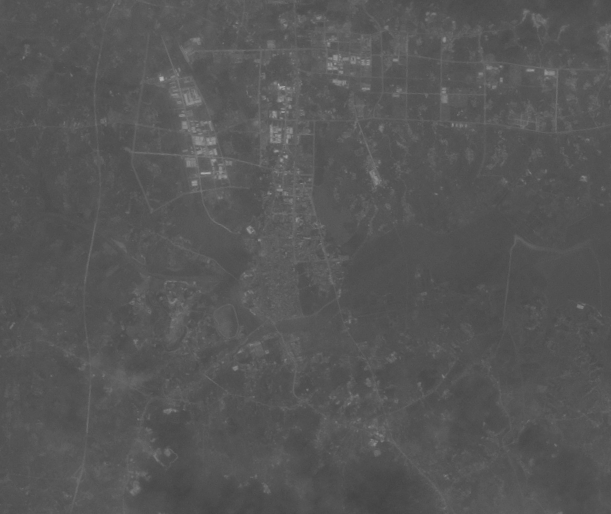
//> input picture Index/Index/tm/tm1.tif, 611 x 514 px; the run also reads 2 pictures not shown here
$ ./Index   (built with g++ and OpenCV 4)
//> lines starting //> are read from the running program, lines starting //| are printed output that depends on the picture; after the words box and inside, x2 and y2 are one past the last pixel; in counts of white or black regions, pixels touching at a corner belong together
### Index/Index/RS_Image_Index.h
#include<opencv2/highgui.hpp>
#include<opencv2/core.hpp>

#include<stdio.h>
#include <iostream>
#include<string>

#define Plant 0
#define Water 1
#define Buliding 2
using namespace std;
using namespace cv;

Mat Color(Mat Index,int type);//伪彩色化
Mat ColorRGB(Mat b, Mat g, Mat r);//真彩色合成
Mat Binary(Mat Index);//二值化
Mat RVI(Mat Rn, Mat Rr);//比值植被指数
Mat Normalize(Mat s1, Mat s2);//NDVI植被归一化指数、NDWI归一化水体指数、NDBI归一化裸地指数
Mat SAVI(Mat Rn, Mat Rr);//土壤调节植被指数、NDWI归一化水体指数
Mat AWEI(Mat G, Mat nR, Mat mR, Mat dR);//自动水体提取指数
Mat IBI(Mat NDBI, Mat SAVI, Mat NDWI);//建筑用地指数

### Index/Index/RS_Image_Index.cpp
#include "RS_Image_Index.h"

Mat Color(Mat Index,int type)//伪彩色化
{
	Mat Img(Index.size(), CV_8UC3);
	if (type == Plant)
	{
		for (int i = 0; i < Index.rows; i++)
		{
			for (int j = 0; j < Index.cols; j++)
			{
				if (Index.at<double>(i, j) > 0)
				{
					Img.at<Vec3b>(i, j)[0] = 0;
					Img.at<Vec3b>(i, j)[1] = saturate_cast<uchar>(Index.at<double>(i, j) * 255);   //添加绿色;
					Img.at<Vec3b>(i, j)[2] = 0;
				}
				else
				{

					Img.at<Vec3b>(i, j)[0] = 0;
					Img.at<Vec3b>(i, j)[1] = 0;
					Img.at<Vec3b>(i, j)[2] = 0;
				}
			}
		}
	}
	else if (type == Water)
	{
		for (int i = 0; i < Index.rows; i++)
			for (int j = 0; j < Index.cols; j++)
			{
				if (Index.at<double>(i, j) > 0)
				{
					Img.at<Vec3b>(i, j)[0] = saturate_cast<uchar>(Index.at<double>(i, j) * 255);  //添加蓝色
					Img.at<Vec3b>(i, j)[1] = 0;
					Img.at<Vec3b>(i, j)[2] = 0;
				}
				else
				{
					Img.at<Vec3b>(i, j)[0] = 0;
					Img.at<Vec3b>(i, j)[1] = 0;
					Img.at<Vec3b>(i, j)[2] = 0;
				}
			}
	}
	else if (type == Buliding)
	{
		for (int i = 0; i < Index.rows; i++)
			for (int j = 0; j < Index.cols; j++)
			{
				if (Index.at<double>(i, j) > 0)
				{
					Img.at<Vec3b>(i, j)[0] = 0;
					Img.at<Vec3b>(i, j)[1] = saturate_cast<uchar>(Index.at<double>(i, j) * 255);  //添加黄色
					Img.at<Vec3b>(i, j)[2] = saturate_cast<uchar>(Index.at<double>(i, j) * 255);
				}
				else
				{
					Img.at<Vec3b>(i, j)[0] = 0;
					Img.at<Vec3b>(i, j)[1] = 0;
					Img.at<Vec3b>(i, j)[2] = 0;
				}
			}
	}
	return Img;
}

Mat ColorRGB(Mat b, Mat g, Mat r)
{

	Mat img(b.size(), CV_8UC3);

	// [7 lines of commented-out code are left out]
	Mat channel[3] = { b,g,r };

	merge(channel, 3, img);


	//彩色化
	//CV_64FC1
	//CV_8UC3

	return img;
}

Mat Binary(Mat Index)
{
	Mat out(Index.size(), CV_8UC1);

	double temp = 0;
	double max = 0;
	double min = 255;

	//最大类间误差法

	//灰度拉伸 从0-255
	for (int i = 0; i < Index.rows; i++)
		for (int j = 0; j < Index.cols; j++)
		{
			temp = Index.at<double>(i, j);
			if (temp > max)
			{
				max = temp;
			}
			if (temp < min)
			{
				min = temp;
			}
		}
	double scale = 255 / (max - min);

	for (int i = 0; i <Index.rows; i++)
		for (int j = 0; j < Index.cols; j++)
		{
			out.at<uchar>(i, j) = (unsigned char)((int)((Index.at<double>(i, j) - min) * scale));
		}

	//动态计算阈值
	int thre = 0;
	double f1 = 0; double f2 = 0;         //前后景灰度频数
	double s_temp = 0; double s = 0;     //方差
	double avg1 = 0; double avg2 = 0;    //前后景分别均值

	for (int t = 0; t < 256; t++)          //找每一个阈值
	{
		f1 = 0;
		f2 = 0;
		avg1 = 0;
		avg2 = 0;

		for (int i = 0; i < out.rows; i++)
			for (int j = 0; j < out.cols; j++)
			{
				int val = (int)(out.at<uchar>(i, j));
				if (val < t)
				{
					f1++;
					avg1 += val;
				}
				else
				{
					f2++;
					avg2 += val;
				}
			}
		avg1 /= f1;
		avg2 /= f2;
		s_temp = f1 * f2 * pow((avg1 - avg2), 2) / pow((out.rows - out.cols), 2);

		if (s_temp > s)    //找到动态规划后的阈值
		{
			thre = t;
			s = s_temp;
		}
	}

	Mat res(out.size(), out.type());

	//二值化
	for (int i = 0; i < res.rows; i++)
		for (int j = 0; j < res.cols; j++)
		{
			int val = (int)(out.at<uchar>(i, j));
			if (val > thre)
			{
				res.at<uchar>(i, j) = 255;
			}
			else
			{
				res.at<uchar>(i, j) = 0;
			}
		}

	return res;
}

Mat RVI(Mat Rn, Mat Rr)
{
	//Rn 近红外波段
	//Rr 红波段
	//RVI=Rn/Rr
	Mat Ratio(Rn.size(), CV_64FC1);
	divide(Rn, Rr, Ratio);//相除
	Ratio.convertTo(Ratio, CV_64FC1);//转换格式 防止double类型丢失
	return Ratio;
}


Mat Normalize(Mat s1, Mat s2)//NDVI植被归一化指数、NDWI归一化水体指数、NDBI归一化裸地指数
{
	//NDVI
	//NIR 近红外波段
	//R 红光波段
	//NDVI=(NIR-R)/(NIR+R)

	//NDWI
	//G 绿波段
	//nR 近红外波段
	//NDWI=(G-nR)/(G+nR)

	//NDBI
	//mR 中红外波段
	//nR 近红外波段
	//NDBI=(mR-nR)/(mR+nR)


	Mat m(s1.size(), CV_64FC1);   //分子
	Mat n(s2.size(), CV_64FC1);   //分母

	subtract(s1, s2, m);
	add(s1, s2, n);

	Mat NDVI(s1.size(), CV_64FC1);    //计算得到的指数 用double存储

	m.convertTo(m, CV_64FC1);   //运算会导致类型不为double
	n.convertTo(n, CV_64FC1);   // 此处进行强制转换

	divide(m, n, NDVI);


	return NDVI;
}

#define L 0.5
Mat SAVI(Mat Rn, Mat Rr)//土壤调节植被指数
{
	//Rn近红外波段
	//Rr红光波段
	//SAVI=(Rn-Rr)(1+L)/(Rn+Rr+L)  (取 L=0.5)

	Mat SAVI(Rn.size(), CV_64FC1);
	Mat m(Rn.size(), CV_64FC1);   //分子
	Mat n(Rn.size(), CV_64FC1);   //分母
	subtract(Rn , Rr,m);
	m.convertTo(m, CV_64FC1);
	multiply(m, 1 + L, m);

	add(Rn, Rr, n);
	add(n, L, n);
	n.convertTo(n, CV_64FC1);

	divide(m, n, SAVI);
	SAVI.convertTo(SAVI, CV_64FC1);
	return SAVI;
}

Mat AWEI(Mat G, Mat nR, Mat mR, Mat dR) {
	//自动水体提取指数
	//G 绿光
	//nR 近红外波段
	//mR 中红外波段
	//dR 远红外波段
	//AWEI=4(G-mR)/(0.25nR+2.75dR)

	Mat m(G.size(), CV_64FC1);//分子
	Mat n(G.size(), CV_64FC1);//分母
	Mat t(G.size(), CV_64FC1);

	nR.convertTo(nR, CV_64FC1);
	dR.convertTo(nR, CV_64FC1);

	subtract(G, mR, m);
	multiply(m, 4, m);
	m.convertTo(m, CV_64FC1);

	multiply(nR, 0.25, n);
	multiply(dR, 2.75, t);
	n.convertTo(n, CV_64FC1);
	t.convertTo(t, CV_64FC1);
	add(n, t, n);
	n.convertTo(n, CV_64FC1);

	Mat img(G.size(), CV_64FC1);
	divide(m, n, img);
	img.convertTo(img, CV_64FC1);
	return img;
}
Mat IBI(Mat NDBI, Mat SAVI, Mat NDWI) {
	//建筑用地指数
	//NDBI归一化建筑指数
	//SAVI土壤调节植被指数
	//NDWI归一化水体指数
	//IBI=(NDBI-(SAVI+NDWI)/2)/(NDBI+(SAVI+NDWI)/2）
	Mat m(NDBI.size(), CV_64FC1);
	add(SAVI, NDWI, m);
	divide(m, 2, m);
	m.convertTo(m, CV_64FC1);

	Mat img = Normalize(NDBI, m);

	return img;
}

### Index/Index/Index.cpp
// Index.cpp : 此文件包含 "main" 函数。程序执行将在此处开始并结束。


#include<opencv2/highgui/highgui.hpp>
#include<opencv2/core/core.hpp>
#include<stdio.h>
#include <iostream>
#include<string>
#include"RS_Image_Index.h"

using namespace std;
using namespace cv;

//求遥感图像地物指数程序
#define Plant 0
#define Water 1
#define Buliding 2

int main()
{
	Mat img_b, img_g, img_r, img_nR, img_mR, img_dR;//波段
	//读取图像
	printf_s("正在读取图像……\n");
	img_b = imread("./tm/tm1.tif", 0);	//蓝波段
//> img_b is the input picture: 514 rows x 611 cols, CV_8UC1; min 66, max 176, mean 86.1
	img_g = imread("./tm/tm2.tif", 0);//绿波段
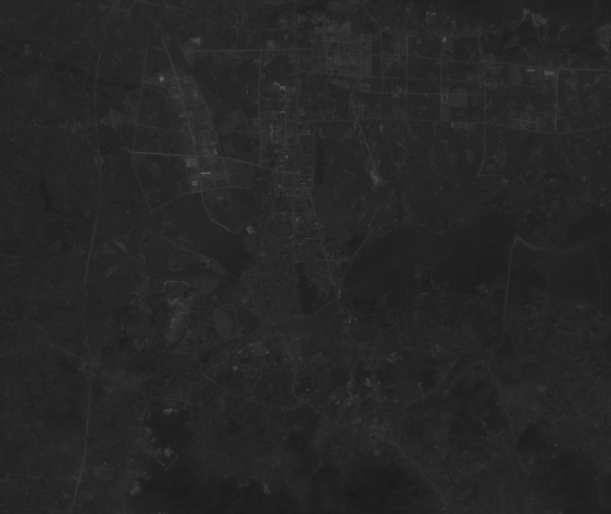
//> input picture Index/Index/tm/tm2.tif, 611 x 514 px
//> img_g is the input picture: 514 rows x 611 cols, CV_8UC1; min 25, max 97, mean 38.4
	img_r = imread("./tm/tm3.tif", 0);//红波段
	img_nR = imread("./tm/tm4.tif", 0);//近红外波段
	img_mR = imread("./tm/tm5.tif", 0);//中红外波段
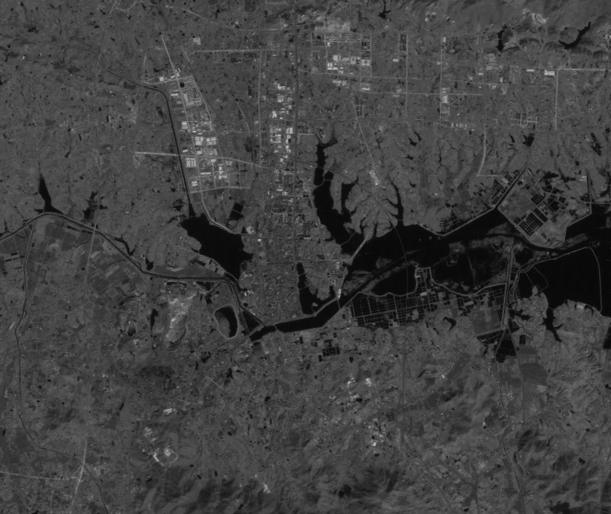
//> input picture Index/Index/tm/tm5.tif, 611 x 514 px
//> img_mR is the input picture: 514 rows x 611 cols, CV_8UC1; min 3, max 199, mean 64.3
	img_dR = imread("./tm/tm6.tif", 0);//远红外波段
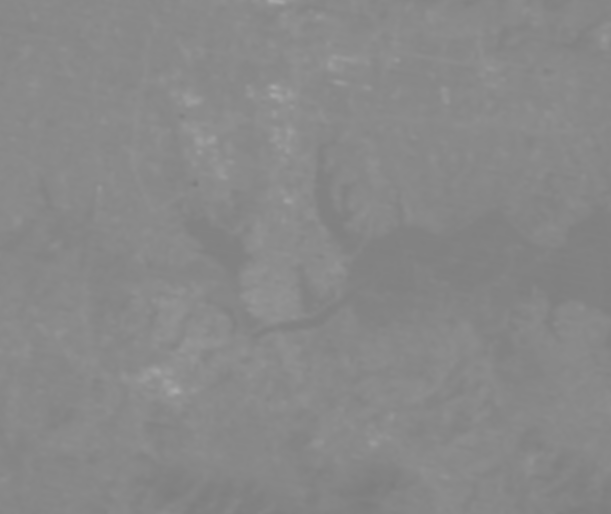
//> input picture Index/Index/tm/tm6.tif, 611 x 514 px
//> img_dR is the input picture: 514 rows x 611 cols, CV_8UC1; min 125, max 170, mean 136.5


	//植被
	//RVI比值植被指数
	printf_s("等待RVI比值植被指数处理……\n");
	Mat mRVI =RVI(img_nR,img_r );
	Mat color_RVI = Color(mRVI,Plant);//伪彩色化(绿色）
//> after the loop in Color, `for (int i = 0; i < Index.rows; i++)`:
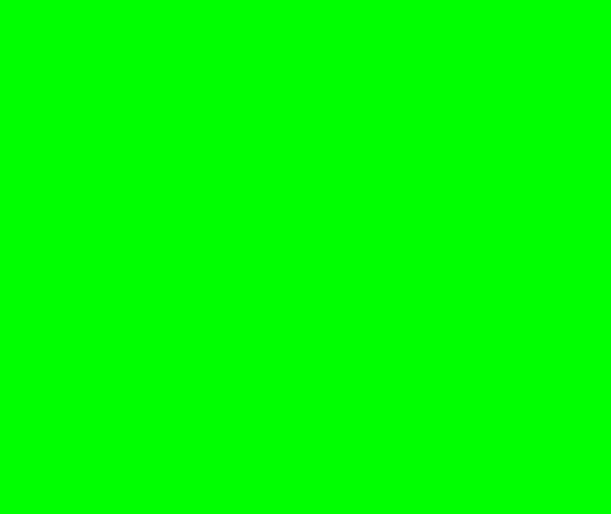
//> Img: 514 rows x 611 cols, CV_8UC3; mean B, G, R 0, 255, 0
	Mat Binary_RVI = Binary(mRVI);//二值化
//> the loop in Binary, `for (int i = 0; i < Index.rows; i++)` made 514 passes
//> temp on passes 1 to 3: 3, 3, 3
//> after the loop in Binary, `for (int i = 0; i < Index.rows; i++)`: temp = 2; max = 4; min = 1
//> in Binary, `double scale = 255 / (max - min);`: scale = 85
//> the loop in Binary, `for (int t = 0; t < 256; t++)` made 256 passes
//> (f1, avg1, f2, avg2, s) on pass 2: (115881, 0, 198173, 89.23, 1.94e+10)
//> after the loop in Binary, `for (int t = 0; t < 256; t++)`: f1 = 314033; f2 = 21; avg1 = 56.29; avg2 = 255; thre = 1; s = 1.94e+10
//> after the loop in Binary, `for (int i = 0; i < res.rows; i++)`:
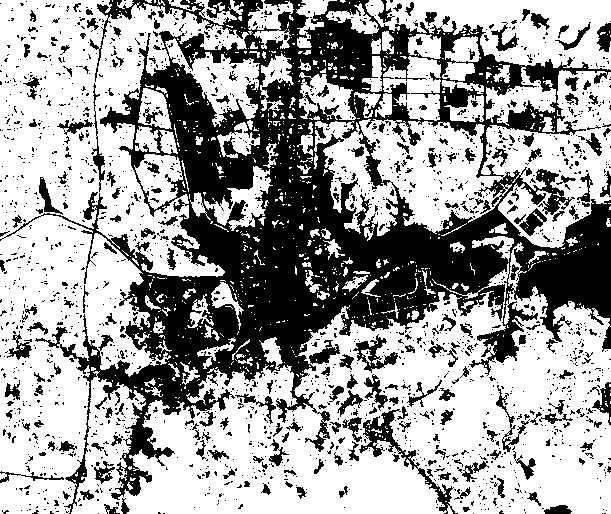
//> res: 514 rows x 611 cols, CV_8UC1; 63.1% white; 1922 black regions (1693 under 20 px), largest, box (x1, y1, x2, y2) and area: (0, 0, 611, 514) 91681, (359, 409, 458, 514) 1382, (353, 334, 398, 373) 599
	/*imshow("比值植被指数_伪彩色", color_RVI);*/
	imshow("比值植被指数_二值化", Binary_RVI);
	waitKey(0);
	imwrite("./Output_Img/比值植被指数_二值化.jpg", Binary_RVI);
	/*imwrite("./Output_Img/比值植被指数_伪彩色.jpg", color_RVI);*/

	//NDVI归一化植被指数
	printf_s("等待NDVI归一化植被指数处理……\n");
	Mat mNDVI = Normalize(img_nR, img_r);
	Mat color_NDVI = Color(mNDVI,Plant);//伪彩色化(绿色）
//> call 2 of Color, with type = 0
//> after the loop in Color (call 2), `for (int i = 0; i < Index.rows; i++)`:
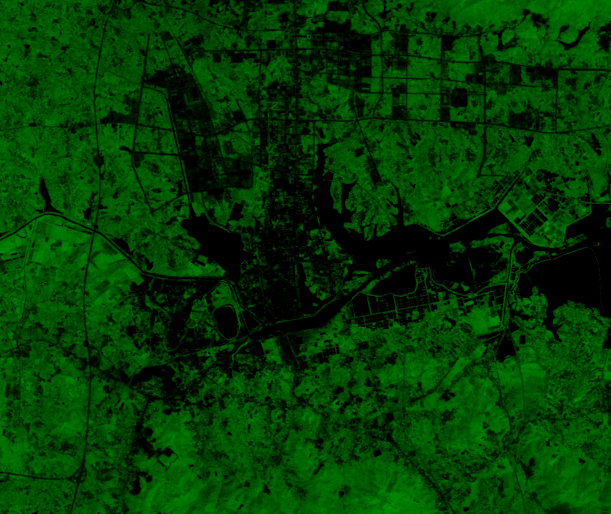
//> Img: 514 rows x 611 cols, CV_8UC3; mean B, G, R 0, 58.4, 0
	Mat Binary_NDVI = Binary(mNDVI);//二值化
//> the loop in Binary (call 2), `for (int i = 0; i < Index.rows; i++)` made 514 passes
//> (temp, max) on passes 1 to 3: (0.481, 0.508), (0.451, 0.514), (0.448, 0.521)
	imshow("归一化植被指数_伪彩色", color_NDVI);
	imshow("归一化植被指数_二值化", Binary_NDVI);
	waitKey(0);
	imwrite("./Output_Img/归一化植被指数_伪彩色.jpg", color_NDVI);
	imwrite("./Output_Img/归一化植被指数_二值化.jpg", Binary_NDVI);

	//SAVI土壤调节植被指数
	printf_s("等待SAVI土壤调节植被指数处理……\n");
	Mat mSAVI = SAVI(img_nR, img_r);
	Mat color_SAVI = Color(mSAVI,Plant);//伪彩色化(绿色）
	Mat Binary_SAVI = Binary(mSAVI);//二值化
	imshow("土壤调节植被指数_伪彩色", color_SAVI);
	imshow("土壤调节植被指数_二值化", Binary_SAVI);
	waitKey(0);
	imwrite("./Output_Img/土壤调节植被指数_伪彩色.jpg", color_SAVI);
	imwrite("./Output_Img/土壤调节植被指数_二值化.jpg", Binary_SAVI);


	//水体
	//NDWI归一化水体指数
	printf_s("等待NDWI归一化水体指数处理……\n");
	Mat mNDWI =Normalize(img_g, img_nR);
	Mat color_NDWI = Color(mNDWI,Water);//伪彩色化(绿色）
	Mat Binary_NDWI = Binary(mNDWI);//二值化
//> after the loop in Binary (call 4), `for (int i = 0; i < res.rows; i++)`: res: 514 rows x 611 cols, CV_8UC1; 6.4% white; 460 white regions (424 under 20 px), largest, box (x1, y1, x2, y2) and area: (250, 206, 508, 341) 6319, (505, 204, 611, 342) 5506, (182, 204, 253, 279) 1921
	imshow("归一化水体指数_伪彩色", color_NDWI);
	imshow("归一化水体指数_二值化", Binary_NDWI);
	waitKey(0);
	imwrite("./Output_Img/归一化水体指数_伪彩色.jpg", color_NDWI);
	imwrite("./Output_Img/归一化水体指数_二值化.jpg", Binary_NDWI);

	//AWEI自动水体提取指数
	printf_s("等待AWEI自动水体提取指数处理……\n");
	Mat mAWEI = AWEI(img_g,img_nR,img_mR,img_dR);
//> in AWEI, `multiply(m, 4, m);`: m: 514 rows x 611 cols, CV_8UC1; min 0, max 156, mean 7.3
//> in AWEI, `multiply(dR, 2.75, t);`: t: 514 rows x 611 cols, CV_8UC1; every value is 255
//> in AWEI, `t.convertTo(t, CV_64FC1);`: t: 514 rows x 611 cols, CV_64FC1; every value is 255
	Mat color_AWEI = Color(mAWEI,Water);//伪彩色化(绿色）
	Mat Binary_AWEI = Binary(mAWEI);//二值化
//> after the loop in Binary (call 5), `for (int i = 0; i < res.rows; i++)`: res: 514 rows x 611 cols, CV_8UC1; 8% white; 603 white regions (534 under 20 px), largest, box (x1, y1, x2, y2) and area: (339, 182, 611, 342) 13316, (313, 143, 365, 255) 2026, (181, 201, 253, 279) 2014
	imshow("自动水体提取指数_伪彩色", color_AWEI);
	imshow("自动水体提取指数_二值化", Binary_AWEI);
	waitKey(0);
	imwrite("./Output_Img/自动水体提取指数_伪彩色.jpg", color_AWEI);
	imwrite("./Output_Img/自动水体提取指数_二值化.jpg", Binary_AWEI);

	//建筑
	//NDBI归一化裸地指数
	printf_s("等待NDBI归一化裸地指数处理……\n");
	Mat mNDBI =Normalize(img_mR,img_nR);
//> in Normalize (call 3), `divide(m, n, NDVI);`:
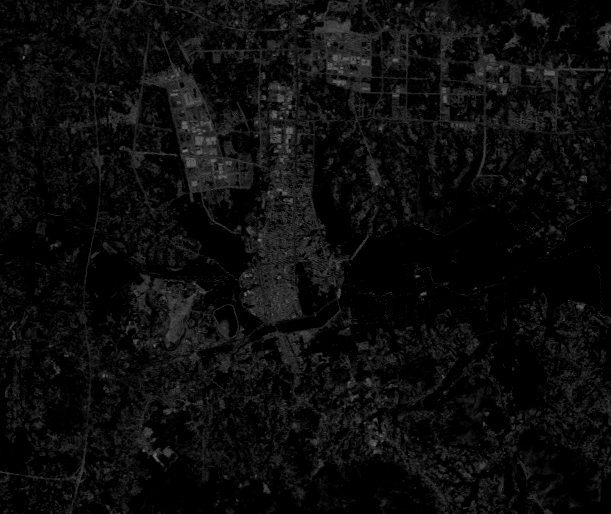
//> NDVI: 514 rows x 611 cols, CV_64FC1; min 0, max 0.463, mean 0.0483
	Mat color_NDBI = Color(mNDBI, Buliding);//伪彩色化(绿色）
	Mat Binary_NDBI = Binary(mNDBI);//二值化
	imshow("归一化裸地指数_伪彩色", color_NDBI);
	imshow("归一化裸地指数_二值化", Binary_NDBI);
	waitKey(0);
	imwrite("./Output_Img/归一化裸地指数_伪彩色.jpg", color_NDBI);
	imwrite("./Output_Img/归一化裸地指数_二值化.jpg", Binary_NDBI);

	//IBI建筑用地指数
	printf_s("等待IBI建筑用地指数处理……\n");
	Mat mIBI = IBI(mNDBI,mSAVI,mNDWI);
	Mat color_IBI = Color(mIBI, Buliding);//伪彩色化(绿色）
	Mat Binary_IBI = Binary(mIBI);//二值化
	imshow("建筑用地指数_伪彩色", color_IBI);
	imshow("建筑用地指数_二值化", Binary_IBI);
	waitKey(0);
	imwrite("./Output_Img/建筑用地指数_伪彩色.jpg", color_IBI);
	imwrite("./Output_Img/建筑用地指数_二值化.jpg", Binary_IBI);

	//真彩色合成
	printf_s("等待真彩色合成处理……\n");
	Mat Color=ColorRGB(img_b, img_g, img_r);
	imshow("真彩图", Color);
	waitKey(0);
	imwrite("./Output_Img/真彩图.jpg", Color);
	printf_s("运行结束！");
	return 0;
}

// 运行程序: Ctrl + F5 或调试 >“开始执行(不调试)”菜单
// 调试程序: F5 或调试 >“开始调试”菜单

// 入门使用技巧:
//   1. 使用解决方案资源管理器窗口添加/管理文件
//   2. 使用团队资源管理器窗口连接到源代码管理
//   3. 使用输出窗口查看生成输出和其他消息
//   4. 使用错误列表窗口查看错误
//   5. 转到“项目”>“添加新项”以创建新的代码文件，或转到“项目”>“添加现有项”以将现有代码文件添加到项目
//   6. 将来，若要再次打开此项目，请转到“文件”>“打开”>“项目”并选择 .sln 文件
